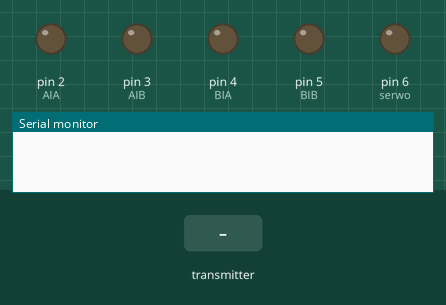
This sketch was run on a simulated Arduino Uno, built with avr-gcc and run on an emulated ATmega328P. Parts: output pins drawn as LEDs (lit = HIGH), the last lines printed to the serial monitor. Inputs (shaded band) come from the test bench. No radio packets arrive unless stated.

Above: at 1.2 s.
1.3 s: the transmitter starts sending values.0 = 256
At 1.8 s:
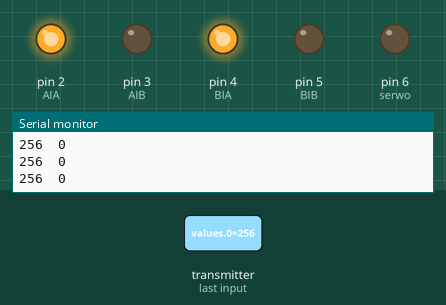
2.8 s: the transmitter starts sending values.0 = 0
Timing chart, 0 to 5.8 s (numbered marks = the images above; inputs shaded):
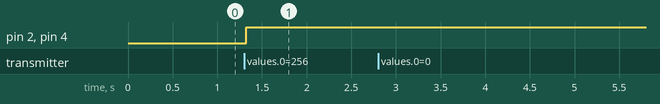

The sketch:

sketch_oct18a.ino
```cpp
#include <SPI.h>
#include <nRF24L01.h>
#include <RF24.h>

const int AIA = 2;  // (pwm) pin connected to pin A1
const int AIB = 3;  // (pwm) pin connected to pin A2
const int BIA = 4; // (pwm) pin connected to pin B1
const int BIB = 5;  // (pwm) pin connected to pin B2
//byte speed = 50;  // change this (0-255) to control the speed of the motors
int values[2];
RF24 radio(8,9); // CE, CSN
const byte address[6] = "00001";

int serwo = 6;

void setup() {
  radio.begin();
  radio.openReadingPipe(0, address);
  radio.setPALevel(RF24_PA_MIN);
  radio.startListening();
  Serial.begin(9600);
  pinMode(serwo, OUTPUT);
  digitalWrite(serwo, LOW);
}

void loop() {
  delay(5);
  radio.startListening();
  if ( radio.available()) {
      radio.read(&values, sizeof(values));

      int speedValue = values[0];
      int angleValue = values[1];
      Serial.print(speedValue);
      Serial.print("\t");
      Serial.print(angleValue);
      Serial.println();

      digitalWrite(serwo, HIGH);
      delayMicroseconds(angleValue);
      digitalWrite(serwo, LOW);
      delay(20);

      if(speedValue > 0){
        forward(speedValue);
        //Serial.println(speedValue);
      }
       else if(speedValue <0){
        speedValue = -speedValue;
        backward(speedValue);
        //Serial.println(speedValue);
       }

    delay(5);
  }

}

void backward(int speedValue)
{
  analogWrite(AIA, 0);
  analogWrite(AIB, speedValue);
  analogWrite(BIA, 0);
  analogWrite(BIB, speedValue);
}

void forward(int speedValue)
{
  analogWrite(AIA, speedValue);
  analogWrite(AIB, 0);
  analogWrite(BIA, speedValue);
  analogWrite(BIB, 0);
}
void left(int speedValue)
{
  analogWrite(AIA, speedValue);
  analogWrite(AIB, 0);
  analogWrite(BIA, 0);
  analogWrite(BIB, speedValue);
}
void right(int speedValue)
{
  analogWrite(AIA, 0);
  analogWrite(AIB, speedValue);
  analogWrite(BIA, speedValue);
  analogWrite(BIB, 0);
}
void STOP(int speedValue)
{
  analogWrite(AIA, 0);
  analogWrite(AIB, 0);
  analogWrite(BIA, 0);
  analogWrite(BIB, 0);
  delay (2000);
}
```

Measured:
- after the input at 1.3 s, pin 2 (AIA), pin 4 (BIA): LOW → HIGH at once
